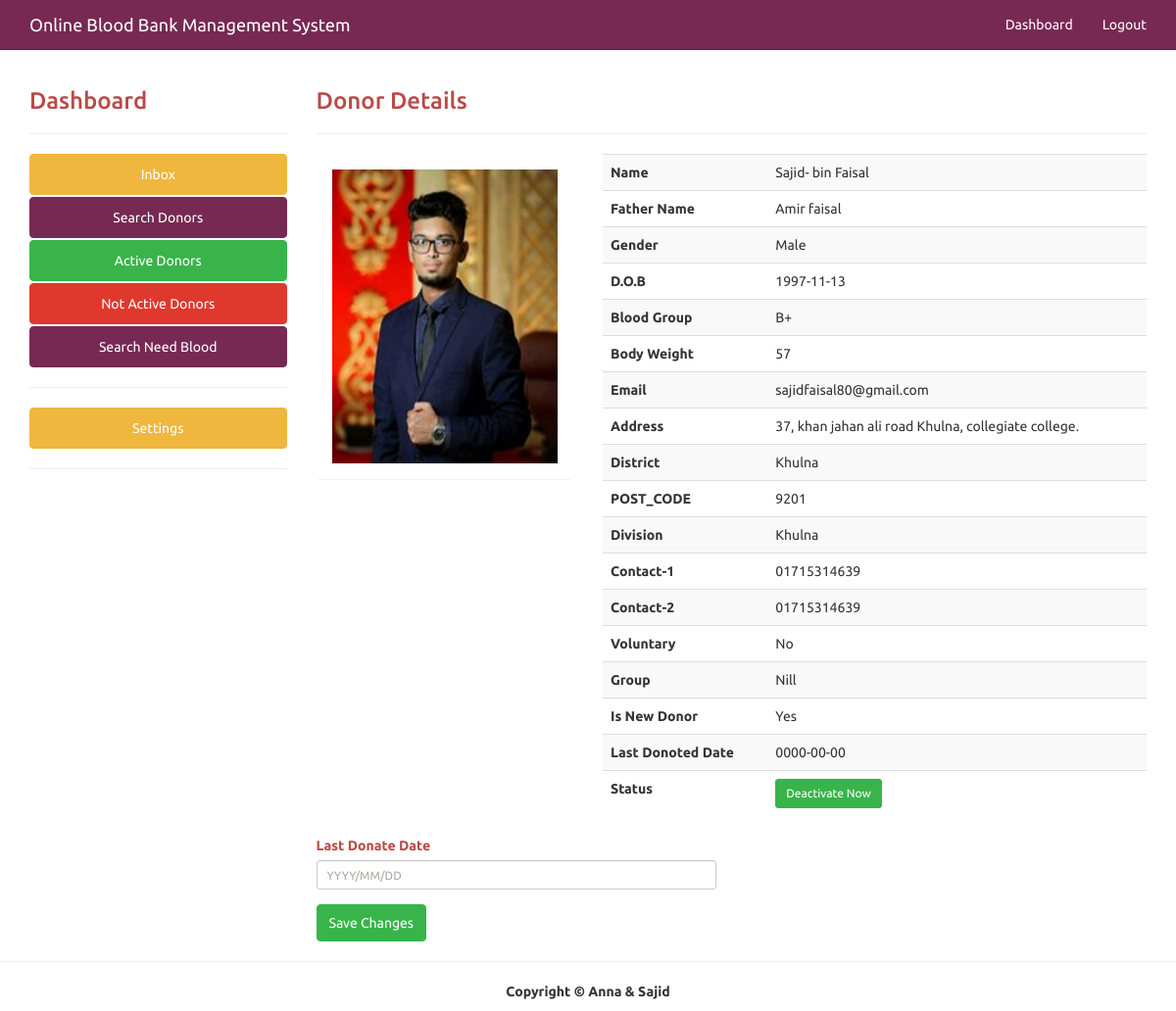
Screenshot of /admin_view_donor.php?id=6 (signed in) with the database file from the repository.
### tables this page shows
CREATE TABLE `blood_donor` (
  `DONOR_ID` int(11) NOT NULL,
  `NAME` varchar(150) NOT NULL,
  `FATHER_NAME` varchar(150) NOT NULL,
  `GENDER` varchar(150) NOT NULL,
  `DOB` date NOT NULL,
  `BLOOD` varchar(150) NOT NULL,
  `BODY_WEIGHT` int(11) NOT NULL,
  `EMAIL` varchar(150) NOT NULL,
  `ADDRESS` text NOT NULL,
  `DISTRICT` varchar(150) NOT NULL,
  `POST_CODE` varchar(150) NOT NULL,
  `DIVISION` varchar(150) NOT NULL,
  `COUNTRY` varchar(150) NOT NULL,
  `CONTACT_1` varchar(150) NOT NULL,
  `CONTACT_2` varchar(150) NOT NULL,
  `VOLUNTARY` text NOT NULL,
  `VOLUNTARY_GROUP` text NOT NULL,
  `NEW_DONOR` varchar(150) NOT NULL,
  `LAST_D_DATE` date NOT NULL,
  `DONOR_PIC` varchar(150) NOT NULL,
  `STATUS` int(11) NOT NULL
);

### admin_view_donor.php (the view, shortened to what this page needs)
<?php
include("config.php");
?>
<!DOCTYPE html>
<html lang="en">
	<head>
			<?php include("admin_head.php");?>
	</head>
	<body>
<?php include("admin_topnav.php"); ?>
<div class="container"  style='margin-top:70px'>
	<div class="row">
		<div class="col-sm-3">
			<?php include("admin_side_nav.php");?>
		</div>
		<div class="col-sm-9" >
			<h3 class='text-danger'> Donor Details </h3><hr>
		<div class="row">
		<?php
		if(isset($_GET["id"]))
		{
			$sql="SELECT * FROM blood_donor WHERE DONOR_ID=".$_GET["id"];
			$result=$con->query($sql);
			if($result->num_rows>0)
			{
				$row=$result->fetch_assoc();
		?>
		<div class="col-md-4">
					<div class="panel">
					<div class="panel-body">
					<img src="<?php echo $row["DONOR_PIC"];?>" class="image-rounded" height="300px" width="100%">
			</div>
			</div>
		</div>
		<div class="col-md-8">
		<table class="table table-striped">
			<tr>
				<th>Name</th>
				<td><?php echo $row["NAME"];?></td>
			</tr>
			<tr>
				<th>Father Name</th>
				<td><?php echo $row["FATHER_NAME"];?></td>
			</tr>
			<tr>
				<th>Gender</th>
				<td><?php echo $row["GENDER"];?></td>
			</tr>
			<tr>
				<th>D.O.B</th>
				<td><?php echo $row["DOB"];?></td>
			</tr>
			<tr>
				<th>Blood Group</th>
				<td><?php echo $row["BLOOD"];?></td>
			</tr>
			<tr>
				<th>Body Weight</th>
				<td><?php echo $row["BODY_WEIGHT"];?></td>
			</tr>
			<tr>
				<th>Email</th>
				<td><?php echo $row["EMAIL"];?></td>
			</tr>
			<tr>
				<th>Address</th>
				<td><?php echo $row["ADDRESS"];?></td>
			</tr>
			<tr>
				<th>District</th>
				<td><?php echo $row["DISTRICT"];?></td>
			</tr>
			<tr>
				<th>POST_CODE</th>
				<td><?php echo $row["POST_CODE"];?></td>
			</tr>
			<tr>
				<th>Division</th>
				<td><?php echo $row["DIVISION"];?></td>
			</tr>
			<tr>
				<th>Contact-1</th>
				<td><?php echo $row["CONTACT_1"];?></td>
			</tr>
			<tr>
				<th>Contact-2</th>
				<td><?php echo $row["CONTACT_2"];?></td>
			</tr>
			<tr>
				<th>Voluntary</th>
				<td><?php echo $row["VOLUNTARY"];?></td>
			</tr>
			<tr>
				<th>Group</th>
				<td><?php echo $row["VOLUNTARY_GROUP"];?></td>
			</tr>
			<tr>
				<th>Is New Donor</th>
				<td><?php echo $row["NEW_DONOR"];?></td>
			</tr>
			<tr>
				<th>Last Donoted Date</th>
				<td><?php echo $row["LAST_D_DATE"];?></td>
			</tr>
			<tr>
				<th>Status</th>
				<td><?php
					$status=$row["STATUS"];
					if($status==0)
					{
						echo'<a href="admin_activate.php?id='.$row["DONOR_ID"].'" class="btn btn-sm btn-danger">Activate Now</a>';
					}
					else
					{
							echo'<a href="admin_deactivate.php?id='.$row["DONOR_ID"].'" class="btn btn-sm btn-success">Deactivate Now</a>';
					}
				?></td>
			</tr>
		</table>
		</div>
		<?php
			}
		}
		else
		{
		echo "<script>window.open('admin_donor.php','_self');</script>";
		}
		?>
		<form class="col-md-6" method="post" action="update_last.php">
			<div class="form-group">
				<label class="control-label text-danger" for="ldata">Last Donate Date</label>
				<input type="text"  placeholder="YYYY/MM/DD" required id="ldata" name="ldata"  class="form-control input-sm DATES">
			</div>
			<button class="btn btn-success"> Save Changes</button>
		</form>
		</div>
		</div>
	</div>
</div>
  <hr>
	 <?php include("admin_footer.php"); ?>
	</body>
</html>

### admin_head.php (shortened to what this page needs)
<link href="css/bootstrap.min.css" rel="stylesheet">
<link href="css/jquery-ui.css" rel="stylesheet">

### admin_topnav.php
<nav class="navbar navbar-inverse 	 navbar-fixed-top" role="navigation">
     <div class="container">
         <div class="navbar-header">
             <a class="navbar-brand">Online Blood Bank Management System</a>
         </div>
         <div class="collapse navbar-collapse" id="bs-example-navbar-collapse-1">
             <ul class="nav navbar-nav navbar-right">
                  <li><a href="admin_inbox.php">Dashboard</a></li>
                  <li><a href="admin_logout.php"> Logout</a></li>
             </ul>
         </div>
     </div>
 </nav>

### admin_side_nav.php (shortened to what this page needs)
<?php
$sql="SELECT * FROM messages WHERE STATUS=1";
$result=$con->query($sql);
$n=$result->num_rows;
if($n!=0)
{
	$mes='<span class="badge pull-right">'.$n.' Unread</span>';
}
else
{
	$mes="";
}
?>
<h3 class="text-danger">Dashboard</h3>
<hr>
<ul class="nav nav-stacked">
	<li><a href="admin_inbox.php" class="btn btn-warning"> Inbox <?php echo $mes;?></a></li>
	<li><a href="admin_donor.php" class="btn btn-info">Search Donors</a></li>
	<li><a href="admin_adonor.php" class="btn btn-success"> Active Donors</a></li>
	<li><a href="admin_ndonor.php" class="btn btn-danger"> Not Active Donors</a></li>
	<li><a href="admin_need_blood.php" class="btn btn-info">Search Need Blood</a></li>
	<hr>
	<li><a href="#add" data-toggle="collapse" class="btn btn-warning"> Settings</a></li>
</ul>
<hr>

### admin_footer.php (shortened to what this page needs)
<footer>
  <div class=" container-fluid">
    <div class="row">
      <div class="col-sm-12" >
		<p align="center"><b>Copyright &copy; Anna & Sajid</b></p>
      </div>
    </div>
  </div>
</footer>

### rows the page displays
blood_donor: DONOR_PIC (picture), NAME "Sajid- bin Faisal", FATHER_NAME "Amir faisal", GENDER "Male", DOB "1997-11-13", BLOOD "B+", BODY_WEIGHT "57", EMAIL "sajidfaisal80@gmail.com", ADDRESS "37, khan jahan ali road Khulna, collegiate college.", DISTRICT "Khulna", POST_CODE "9201", DIVISION "Khulna", CONTACT_1 "01715314639", CONTACT_2 "01715314639", VOLUNTARY "No", VOLUNTARY_GROUP "Nill", NEW_DONOR "Yes", LAST_D_DATE "0000-00-00"
